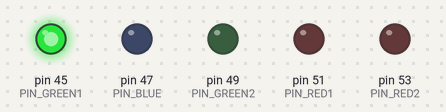
Simulated run of this sketch. Board: Arduino Mega 2560, built with avr-gcc and run on an emulated ATmega2560. Parts: output pins drawn as LEDs (lit = HIGH).

Above: at 0.5 s.
At 1.5 s:
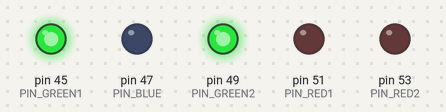
At 2.5 s:
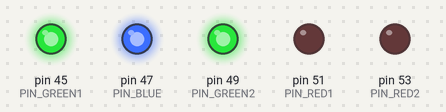
At 3.5 s:
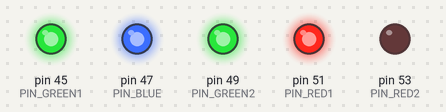
At 4.5 s:
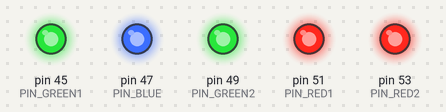
At 5.5 s:
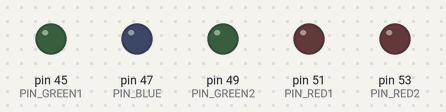
Timing chart, 0 to 7.8 s (numbered marks = the images above):
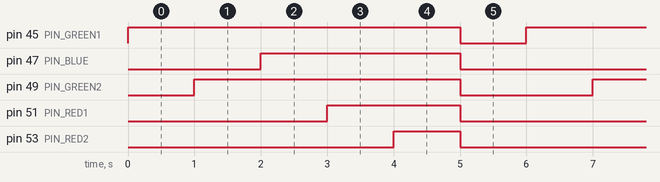

Measured:
- by itself, pin 45 (PIN_GREEN1): alternates HIGH for 5.0 s and LOW for 1.0 s
- by itself, pin 47 (PIN_BLUE): alternates HIGH for 3.0 s and LOW for 3.0 s
- by itself, pin 49 (PIN_GREEN2): alternates HIGH for 4.0 s and LOW for 2.0 s
- by itself, pin 51 (PIN_RED1): alternates HIGH for 2.0 s and LOW for 4.0 s
- by itself, pin 53 (PIN_RED2): alternates HIGH for 1.0 s and LOW for 5.0 s

The sketch:

LEDs.ino
```cpp
// LEDs
#define PIN_RED2 53
#define PIN_RED1 51
#define PIN_BLUE 47
#define PIN_GREEN2 49
#define PIN_GREEN1 45

void setup() {
  // put your setup code here, to run once:
  Serial.begin(115200);
  pinMode(PIN_RED1, OUTPUT);
  pinMode(PIN_RED2, OUTPUT);
  pinMode(PIN_BLUE, OUTPUT);
  pinMode(PIN_GREEN1, OUTPUT);
  pinMode(PIN_GREEN2, OUTPUT);
  digitalWrite(PIN_RED1, LOW);
  digitalWrite(PIN_RED2, LOW);
  digitalWrite(PIN_BLUE, LOW);
  digitalWrite(PIN_GREEN1, LOW);
  digitalWrite(PIN_GREEN2, LOW);
}

void loop() {
  // put your main code here, to run repeatedly:
  digitalWrite(PIN_GREEN1, HIGH);
  delay(1000);
  digitalWrite(PIN_GREEN2, HIGH);
  delay(1000);
  digitalWrite(PIN_BLUE, HIGH);
  delay(1000);
  digitalWrite(PIN_RED1, HIGH);
  delay(1000);
  digitalWrite(PIN_RED2, HIGH);
  delay(1000);
  digitalWrite(PIN_RED1, LOW);
  digitalWrite(PIN_RED2, LOW);
  digitalWrite(PIN_BLUE, LOW);
  digitalWrite(PIN_GREEN1, LOW);
  digitalWrite(PIN_GREEN2, LOW);
  delay(1000);
}
```
